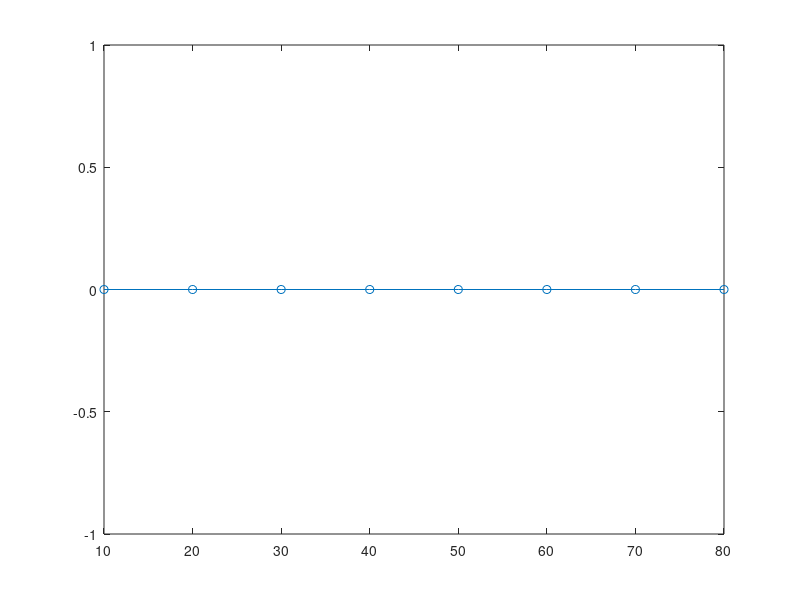

This figure's MATLAB source: (Note: this script raises an error after producing the figure.)
% each row corresponds to different v
% each column corresponds to different L
L_list = 10:10:80;
v_list = 0:0.1:0.5;
g_list = zeros(1, numel(v_list));
select_L = 1:1:numel(L_list);

thermal_renyi2_entropy = [  0  0   0    0   0  0      0         0; ...
    1.7451    3.4809    5.2129    6.9429    8.6717   10.3997   12.1271   13.8540;...
    2.8426    5.6530    8.4507   11.2418   14.0289   16.8132   19.5954   22.3762;...
    3.3183    6.5873    9.8369   13.0767   16.3103   19.5399   22.7664   25.9907;...
    3.4346    6.8148   10.1736   13.5216   16.8630   20.1998   23.5334   26.8645;...
    3.4424    6.8301   10.1963   13.5516   16.9002   20.2443   23.5850   26.9233];
% (thermal_renyi2_entropy(:,1:end-1) + thermal_renyi2_entropy(:,2:end))/2- diff(thermal_renyi2_entropy, 1);
for i = 1:numel(v_list)
    v = v_list(i);
    plot(L_list, thermal_renyi2_entropy(i,:),'-o');hold on;
    p = fit((L_list(select_L)'),thermal_renyi2_entropy(i,select_L)','poly1');
    fprintf('v = %.2f, log(g)=%.5f\n',v, p.p2);
    g_list(i) = exp(p.p2);
end


set(gca,'fontsize',24);
set(gca,'linewidth',1.5);
set(get(gca,'Children'),'linewidth',2); % Set line width 1.5 pounds
xlabel('$L$','Interpreter','latex');
ylabel('Thermal renyi-2 entropy $S$','Interpreter','latex');
set(get(gca,'XLabel'),'FontSize',24);
set(get(gca,'YLabel'),'FontSize',24);

l=legend('$\lambda=0$', '$0.1$','$0.2$','$0.3$','$0.4$','$0.5$');
set(l,'Box','off');set(l,'Interpreter','latex');
set(l,'Fontsize',24);
set(l,'Location','SouthWest');


figure;
plot(v_list, log(g_list),'-o'); hold on;
set(gca,'fontsize',24);
set(gca,'linewidth',1.5);
set(get(gca,'Children'),'linewidth',2); % Set line width 1.5 pounds
xlabel('$\lambda$','Interpreter','latex');
ylabel('$\log(g)$','Interpreter','latex');
set(get(gca,'XLabel'),'FontSize',24);
set(get(gca,'YLabel'),'FontSize',24);

    